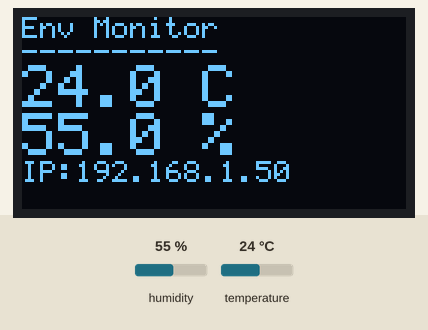
This sketch was run on a simulated ESP32. Shown: 128×64 one-colour display. Inputs (shaded band) come from the test bench; at power-on: humidity 55 %, temperature 24 °C. WiFi joins after 1.5 s; servers stay silent unless stated; storage starts empty; what the sketch prints to the serial monitor is not drawn.

Above: at 3.1 s.
3.2 s: humidity set to 22 %
At 7.2 s:
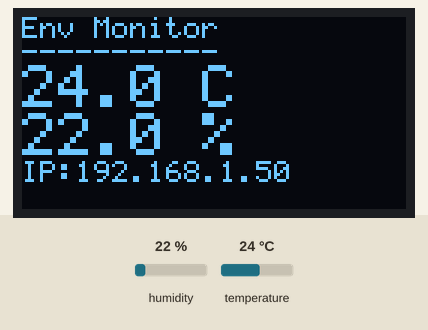
7.5 s: temperature set to 12 °C
At 10.4 s:
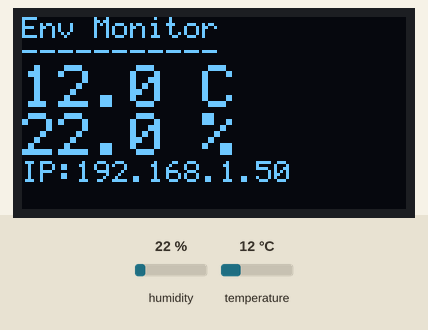
11.5 s: humidity set to 40 %
At 14.7 s:
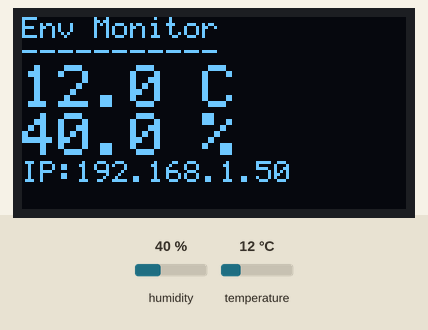
15.5 s: temperature set to 19 °C
At 19.0 s:
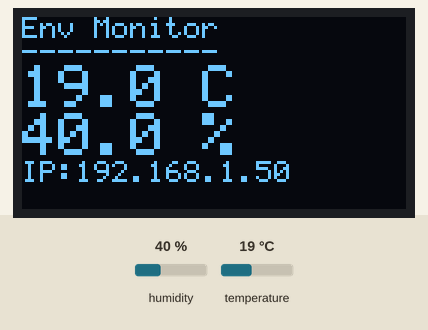
Timing chart, 0 to 20.5 s (numbered marks = the images above; inputs shaded):
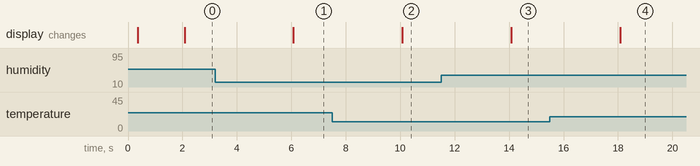

Measured:
- after the input at 3.2 s, the display: changes after 2.9 s (image 1)
- after the input at 7.5 s, the display: changes after 2.6 s (image 2)
- after the input at 11.5 s, the display: changes after 2.6 s (image 3)
- after the input at 15.5 s, the display: changes after 2.6 s (image 4)

The sketch:

sketch.ino
```cpp
#include <WiFi.h>
#include <WebServer.h>
#include <Wire.h>
#include <SPI.h>
#include <SD.h>
#include <SSD1306Ascii.h>
#include <SSD1306AsciiWire.h>
#include <DHT.h>

#define DHT_PIN    15
#define DHT_TYPE   DHT22
#define SD_CS       5
#define I2C_SDA    21
#define I2C_SCL    22
#define OLED_ADDR 0x3C

const char* WIFI_SSID = "Wokwi-GUEST";
const char* WIFI_PASS = "";

const unsigned long SAMPLE_INTERVAL = 2000;

DHT               dht(DHT_PIN, DHT_TYPE);
SSD1306AsciiWire  oled;
WebServer         server(80);

float    temperature = NAN;
float    humidity    = NAN;
uint32_t sampleCount = 0;
bool     sdReady     = false;
unsigned long lastSampleMs = 0;

void readSensor();
void updateOLED();
void logToSD();
void handleRoot();
void handleData();

const char DASHBOARD_HTML[] PROGMEM = R"HTML(
<!DOCTYPE html><html lang="en"><head>
<meta charset="UTF-8"><meta name="viewport" content="width=device-width,initial-scale=1">
<title>ESP32 Environmental Monitor</title>
<style>
*{box-sizing:border-box;margin:0;padding:0}
body{font-family:-apple-system,Segoe UI,Roboto,sans-serif;
background:linear-gradient(135deg,#0f172a,#1e293b);color:#e2e8f0;min-height:100vh;padding:24px}
.wrap{max-width:720px;margin:0 auto}
h1{font-size:28px;text-align:center;color:#38bdf8;margin-bottom:6px}
.sub{text-align:center;color:#64748b;font-size:13px;margin-bottom:28px}
.grid{display:grid;grid-template-columns:1fr 1fr;gap:16px}
@media(max-width:520px){.grid{grid-template-columns:1fr}}
.card{background:#1e293b;border:1px solid #334155;border-radius:14px;padding:28px;text-align:center}
.label{font-size:11px;letter-spacing:2px;text-transform:uppercase;color:#94a3b8;margin-bottom:10px}
.value{font-size:44px;font-weight:700;color:#fbbf24}
.value.hum{color:#34d399}
.unit{font-size:18px;color:#94a3b8;margin-left:4px}
.stats{margin-top:20px;display:flex;justify-content:space-between;font-size:12px;color:#64748b;
padding:14px 20px;background:#0f172a;border-radius:10px;border:1px solid #1e293b}
.dot{display:inline-block;width:8px;height:8px;border-radius:50%;background:#22c55e;
margin-right:6px;animation:pulse 2s infinite}
@keyframes pulse{0%,100%{opacity:1}50%{opacity:.4}}
</style></head><body>
<div class="wrap">
<h1>Environmental Monitor</h1>
<p class="sub">Live readings from ESP32 &middot; updated every 2s</p>
<div class="grid">
<div class="card"><div class="label">Temperature</div>
<div class="value"><span id="t">--</span><span class="unit">&deg;C</span></div></div>
<div class="card"><div class="label">Humidity</div>
<div class="value hum"><span id="h">--</span><span class="unit">%</span></div></div>
</div>
<div class="stats"><span><span class="dot"></span>Live</span>
<span>Samples: <b id="n">0</b></span><span>Uptime: <b id="u">0s</b></span></div>
</div>
<script>
async function tick(){try{const r=await fetch('/data');const d=await r.json();
document.getElementById('t').textContent=d.temp.toFixed(1);
document.getElementById('h').textContent=d.hum.toFixed(1);
document.getElementById('n').textContent=d.n;
document.getElementById('u').textContent=Math.floor(d.up/1000)+'s';}catch(e){}}
tick();setInterval(tick,2000);
</script></body></html>
)HTML";

void setup() {
  Serial.begin(115200);
  delay(200);
  Serial.println("\n--- ESP32 Environmental Monitor ---");

  Wire.begin(I2C_SDA, I2C_SCL);
  oled.begin(&Adafruit128x64, OLED_ADDR);
  oled.setFont(System5x7);
  oled.clear();
  oled.println("Booting...");

  dht.begin();
  Serial.println("DHT22 ready");

  if (SD.begin(SD_CS)) {
    sdReady = true;
    Serial.println("SD card mounted");
    if (!SD.exists("/log.csv")) {
      File f = SD.open("/log.csv", FILE_WRITE);
      if (f) {
        f.println("millis,temperature_C,humidity_%");
        f.close();
      }
    }
  } else {
    Serial.println("SD init FAILED (continuing without logging)");
  }

  oled.clear();
  oled.println("WiFi...");
  WiFi.mode(WIFI_STA);
  WiFi.begin(WIFI_SSID, WIFI_PASS);
  Serial.print("WiFi");
  while (WiFi.status() != WL_CONNECTED) {
    delay(400);
    Serial.print(".");
  }
  Serial.println();
  Serial.print("Dashboard ready at http://");
  Serial.print(WiFi.localIP());
  Serial.println("/");

  server.on("/",     handleRoot);
  server.on("/data", handleData);
  server.begin();
}

void loop() {
  server.handleClient();
  if (millis() - lastSampleMs >= SAMPLE_INTERVAL) {
    lastSampleMs = millis();
    readSensor();
    updateOLED();
    logToSD();
  }
}

void readSensor() {
  float h = dht.readHumidity();
  float t = dht.readTemperature();
  if (!isnan(h) && !isnan(t)) {
    humidity    = h;
    temperature = t;
    sampleCount++;
    Serial.printf("[%lu] T=%.2f C  H=%.2f %%\n", sampleCount, t, h);
  } else {
    Serial.println("DHT read failed");
  }
}

void updateOLED() {
  oled.clear();
  oled.set1X();
  oled.println("Env Monitor");
  oled.println("-----------");
  oled.set2X();
  if (!isnan(temperature)) { oled.print(temperature, 1); oled.println(" C"); }
  else                     { oled.println("-- C"); }
  if (!isnan(humidity))    { oled.print(humidity, 1);    oled.println(" %"); }
  else                     { oled.println("-- %"); }
  oled.set1X();
  oled.print("IP:");
  oled.println(WiFi.localIP());
}

void logToSD() {
  if (!sdReady) return;
  File f = SD.open("/log.csv", FILE_APPEND);
  if (!f) return;
  f.print(millis());        f.print(",");
  f.print(temperature, 2);  f.print(",");
  f.println(humidity, 2);
  f.close();
}

void handleRoot() {
  server.send_P(200, "text/html", DASHBOARD_HTML);
}

void handleData() {
  float t = isnan(temperature) ? 0.0f : temperature;
  float h = isnan(humidity)    ? 0.0f : humidity;
  String json = "{";
  json += "\"temp\":" + String(t, 2) + ",";
  json += "\"hum\":"  + String(h, 2) + ",";
  json += "\"n\":"    + String(sampleCount) + ",";
  json += "\"up\":"   + String(millis());
  json += "}";
  server.send(200, "application/json", json);
}
```
